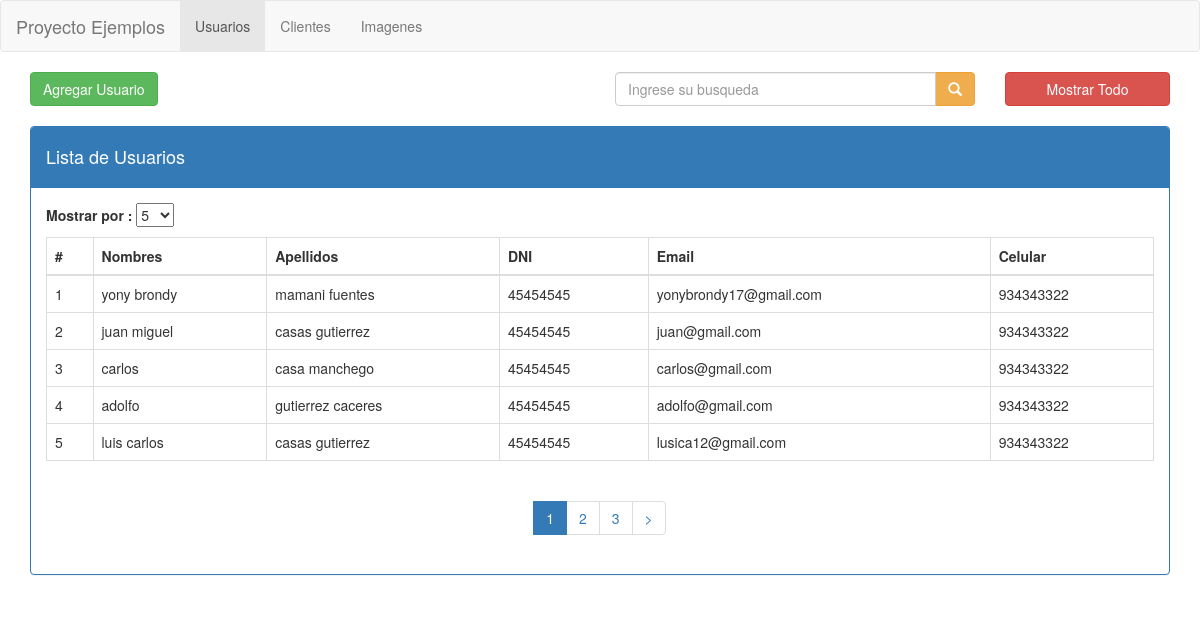
The page /usuarios on the database its author committed.
### tables this page shows
CREATE TABLE IF NOT EXISTS `usuarios` (
`id` int(11) NOT NULL,
  `nombres` varchar(250) NOT NULL,
  `apellidos` varchar(250) NOT NULL,
  `dni` varchar(20) NOT NULL,
  `email` varchar(250) NOT NULL,
  `celular` varchar(20) NOT NULL
);

### index.php (called while the page is built, shortened)
<?php
require_once BASEPATH.'core/CodeIgniter.php';

### application/models/Usuarios_model.php (called while the page is built, shortened)
<?php
class Usuarios_model extends CI_Model {
	public function buscar($buscar,$inicio = FALSE, $cantidadregistro = FALSE)
	{
		$this->db->like("nombres",$buscar);
		if ($inicio !== FALSE && $cantidadregistro !== FALSE) {
			$this->db->limit($cantidadregistro,$inicio);
		}
		$consulta = $this->db->get("usuarios");
		return $consulta->result();
	}
}

### application/views/usuarios.php (the view, shortened to what this page needs)
<!DOCTYPE html>
<html lang="en">
<head>
	<link rel="stylesheet" href="<?php echo base_url();?>assets/css/bootstrap.min.css">
</head>
<body>
	<nav class="navbar navbar-default">
	  	<div class="container-fluid">
	    	<div class="navbar-header">
	      		<a class="navbar-brand" href="<?php echo base_url();?>">Proyecto Ejemplos</a>
	    	</div>
	    	<div class="collapse navbar-collapse" id="bs-example-navbar-collapse-1">
	      		<ul class="nav navbar-nav">
	        		<li class="active"><a href="<?php echo base_url();?>usuarios">Usuarios <span class="sr-only">(current)</span></a></li>
	        		<li><a href="<?php echo base_url();?>clientes">Clientes</a></li>
	      			<li><a href="<?php echo base_url();?>imagenes">Imagenes</a></li>
	      		</ul>
	     	</div>
	  	</div>
	</nav>
	<div class="container">
		<div class="row">
			<div class="col-md-6">
				<a href="#" class="btn btn-success">Agregar Usuario</a>
			</div>
			<div class="col-md-4">
				<?php echo form_open('usuarios/busqueda'); ?>
					<div class="input-group">
						<?php if ($this->session->userdata("busqueda")) {
							 echo form_input(["type" => "text", "name" => "busqueda", "class" => "form-control", "placeholder" => "Ingrese su busqueda", "value" => $this->session->userdata("busqueda")]);
						}else{
							echo form_input(["type" => "text", "name" => "busqueda", "class" => "form-control", "placeholder" => "Ingrese su busqueda"]);
						} ?>
				      	<span class="input-group-btn">
				      		<?php echo form_button(["type" => "submit", "class" => "btn btn-warning", "content"=>"<span class='glyphicon glyphicon-search'></span>"]);?>
				      	</span>
				    </div>
				<?php echo form_close(); ?>
			</div>
			<div class="col-md-2">
				<?php echo form_open('usuarios/mostrar');?>
					<?php echo form_submit("", "Mostrar Todo", "class= 'btn btn-danger btn-block'");?>
				<?php echo form_close(); ?>
			</div>
		</div>
		<br>
		<div class="row">
			<div class="col-md-12">
				<div class="panel panel-primary">
					<div class="panel-heading">
						<h4>Lista de Usuarios</h4>
					</div>
					<div class="panel-body">
						<?php
							$options = array(
			                  '5'  => '5',
			                  '10'    => '10'
			                );
							$selected = "5";
						?>
						<p><strong>Mostrar por : </strong><?php  echo form_dropdown('cantidad', $options,$selected)?></p>
						<table class="table table-bordered">
							<thead>
								<tr>
									<th>#</th>
									<th>Nombres</th>
									<th>Apellidos</th>
									<th>DNI</th>
									<th>Email</th>
									<th>Celular</th>
								</tr>
							</thead>
							<tbody>
								<?php foreach ($usuarios as $usuario) { ?>
									<tr>
										<td><?php echo $usuario->id;?></td>
										<td><?php echo $usuario->nombres;?></td>
										<td><?php echo $usuario->apellidos;?></td>
										<td><?php echo $usuario->dni;?></td>
										<td><?php echo $usuario->email;?></td>
										<td><?php echo $usuario->celular;?></td>
									</tr>
								<?php } ?>
							</tbody>
						</table>
						<div class="text-center">
							<?php echo $this->pagination->create_links(); ?>
						</div>
					</div>
				</div>
			</div>
		</div>
	</div>
</body>
</html>

### application/controllers/Usuarios.php (shortened to what this page needs)
<?php
class Usuarios extends CI_Controller {
	public function __construct(){
		$this->load->model("Usuarios_model");
	}
	public function index($nropagina = FALSE)
	{
		$inicio = 0;
		$mostrarpor = 5;
		$buscador = "";
		$this->load->library('pagination');
		$config['full_tag_open'] = "<ul class='pagination'>";
		$config['full_tag_close'] ="</ul>";
		$config['num_tag_open'] = '<li>';
		$config['num_tag_close'] = '</li>';
		$config['cur_tag_open'] = "<li class='disabled'><li class='active'><a href='javascript:void(0)'>";
		$config['cur_tag_close'] = "<span class='sr-only'></span></a></li>";
		$config['next_tag_open'] = "<li>";
		$data = array(
			"usuarios" => $this->Usuarios_model->buscar($buscador,$inicio,$mostrarpor)
		);
		$this->load->view('usuarios',$data);
	}
}

### rows shown on the page
usuarios: id "1", nombres "yony brondy", apellidos "mamani fuentes", dni "45454545", email "yonybrondy17@gmail.com", celular "934343322"
usuarios: id "2", nombres "juan miguel", apellidos "casas gutierrez", dni "45454545", email "juan@gmail.com", celular "934343322"
usuarios: id "3", nombres "carlos", apellidos "casa manchego", dni "45454545", email "carlos@gmail.com", celular "934343322"
usuarios: id "4", nombres "adolfo", apellidos "gutierrez caceres", dni "45454545", email "adolfo@gmail.com", celular "934343322"
usuarios: id "5", nombres "luis carlos", apellidos "casas gutierrez", dni "45454545", email "lusica12@gmail.com", celular "934343322"

### other values the page prints
$this->pagination->create_links() "1 2 3 >"
